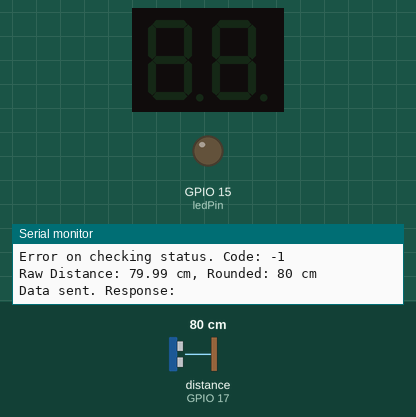
A sketch run on a simulated ESP32. Shown: 2-digit seven-segment display, output pins drawn as LEDs (lit = HIGH), the last lines printed to the serial monitor. Wiring (inferred from the names in the program): ultrasonic range finder: trigger GPIO 16; echo GPIO 17; 2-digit 7-segment display, segments lit when HIGH: segments GPIO 2, GPIO 4, GPIO 5, GPIO 18, GPIO 19, GPIO 21, GPIO 22, GPIO 23, GPIO 25, GPIO 26, GPIO 27, GPIO 32, GPIO 33, GPIO 12, GPIO 13, GPIO 14. The inputs (shaded band) are chosen by the test bench; at power-on: distance to the obstacle (sensor on GPIO 17) 80 cm. The echo pulse lasts 58.3 µs per cm; WiFi joins after 1.5 s; servers stay silent unless stated; uploads are accepted with an empty reply; the segment pins are drawn as the display they are named for; pins used as bus, display or sensor lines are not drawn.

Above: at 2.7 s.
2.8 s: distance to the obstacle (sensor on GPIO 17) set to 2 cm
At 4.6 s:
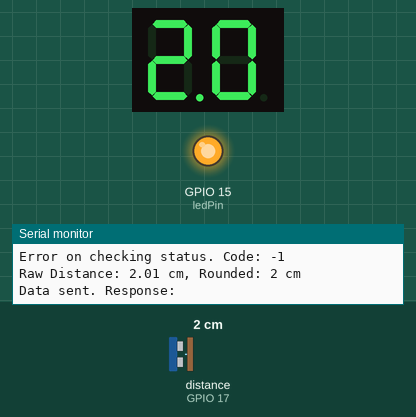
6.0 s: distance to the obstacle (sensor on GPIO 17) set to 4 cm
At 7.7 s:
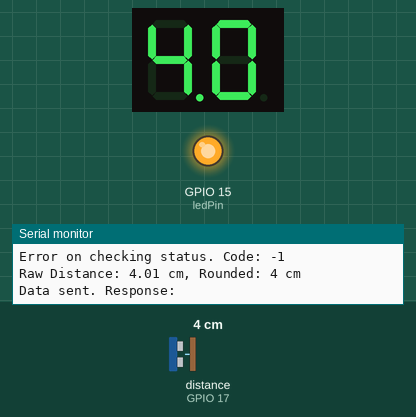
9.2 s: distance to the obstacle (sensor on GPIO 17) set to 9 cm
At 12.5 s:
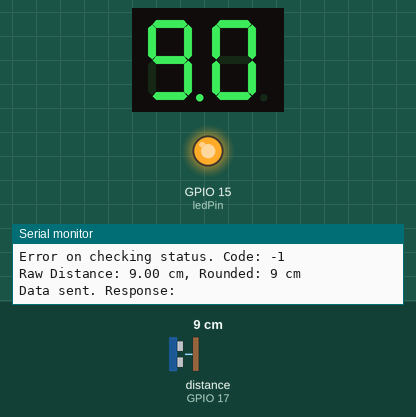
12.8 s: distance to the obstacle (sensor on GPIO 17) set to 18 cm
At 14.6 s:
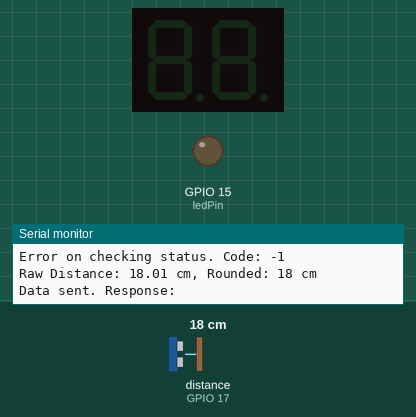
16.0 s: distance to the obstacle (sensor on GPIO 17) set to 5 cm
At 16.5 s:
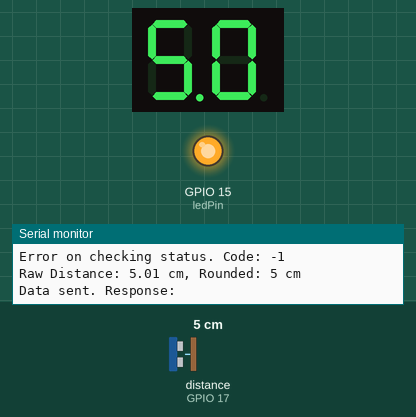
19.2 s: distance to the obstacle (sensor on GPIO 17) set to 35 cm
At 21.5 s:
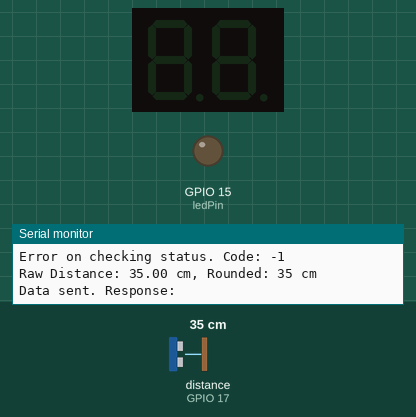
Timing chart, 0 to 23.0 s (numbered marks = the images above; inputs shaded):
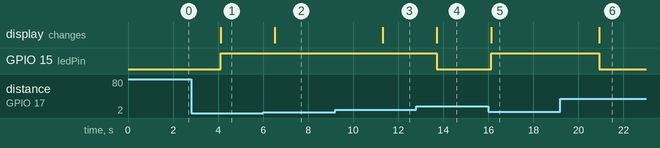

The sketch:

Yarkom.ino
```cpp
#include <WiFi.h>
#include <HTTPClient.h>
#include <ArduinoJson.h>

// --- WiFi & Server Configuration ---
const char* ssid = "";
const char* password = "";

const char* serverIp = "";
const int serverPort = 3000;

String systemStatus = "on";


const int segPins1[] = {2, 4, 5, 18, 19, 21, 22, 23};
const int segPins2[] = {25, 26, 27, 32, 33, 12, 13, 14};
// Ultrasonic Sensor
const int trigPin = 16;
const int echoPin = 17;
// LED
const int ledPin = 15;

// --- Digit Patterns (Same as before) ---
byte digitPatterns[] = {0x3F, 0x06, 0x5B, 0x4F, 0x66, 0x6D, 0x7D, 0x07, 0x7F, 0x6F};

// --- Measurement Variables (Same as before) ---
long duration;
float distanceCmFloat;
int distanceCmInt;
const int ledThreshold = 10;

// --- Function Prototypes for clarity ---
void connectToWiFi();
void checkSystemStatus();
void performMeasurementAndSendData();
void writeSegments(const int pinsArray[], byte digitPattern, boolean dpOn);
void displayNumber(int tensDigit, int unitsDigit, boolean showDecimalPoint);
void clearDisplay();

void setup() {
  Serial.begin(115200);
  Serial.println("ESP32 IoT Obstacle Detector");

  for (int i = 0; i < 8; i++) pinMode(segPins1[i], OUTPUT);
  for (int i = 0; i < 8; i++) pinMode(segPins2[i], OUTPUT);
  pinMode(trigPin, OUTPUT);
  pinMode(echoPin, INPUT);
  pinMode(ledPin, OUTPUT);

  clearDisplay();
  connectToWiFi();
}

void loop() {
  checkSystemStatus();

  if (systemStatus == "on") {
    performMeasurementAndSendData();
  } else {
    Serial.println("System is OFF. Standing by.");
    clearDisplay();
    digitalWrite(ledPin, LOW);
    delay(500);
  }
}

void connectToWiFi() {
  Serial.print("Connecting to WiFi: ");
  Serial.println(ssid);
  WiFi.begin(ssid, password);
  while (WiFi.status() != WL_CONNECTED) {
    delay(500);
    Serial.print(".");
  }
  Serial.println("\nWiFi connected!");
  Serial.print("IP address: ");
  Serial.println(WiFi.localIP());
}

void checkSystemStatus() {
  if (WiFi.status() == WL_CONNECTED) {
    HTTPClient http;
    String serverPath = "http://" + String(serverIp) + ":" + String(serverPort) + "/api/status";

    http.begin(serverPath);
    int httpResponseCode = http.GET();

    if (httpResponseCode > 0) {
      String payload = http.getString();
      Serial.print("Status check response: ");
      Serial.println(payload);

      JsonDocument doc;
      deserializeJson(doc, payload);
      systemStatus = doc["status"].as<String>();
    } else {
      Serial.print("Error on checking status. Code: ");
      Serial.println(httpResponseCode);
    }
    http.end();
  } else {
    Serial.println("WiFi Disconnected. Cannot check status.");
    // Attempt to reconnect
    connectToWiFi();
  }
}

void performMeasurementAndSendData() {
  digitalWrite(trigPin, LOW);
  delayMicroseconds(2);
  digitalWrite(trigPin, HIGH);
  delayMicroseconds(10);
  digitalWrite(trigPin, LOW);

  duration = pulseIn(echoPin, HIGH, 50000);
  distanceCmFloat = duration * 0.0343 / 2;

  if (distanceCmFloat <= 0) {
    distanceCmFloat = 99;
  }

  distanceCmInt = round(distanceCmFloat);
  Serial.printf("Raw Distance: %.2f cm, Rounded: %d cm\n", distanceCmFloat, distanceCmInt);

  bool ledState = (distanceCmInt < ledThreshold);
  digitalWrite(ledPin, ledState ? HIGH : LOW);

  if (distanceCmFloat >= 10.0) {
    clearDisplay();
  } else {
    int tens = (int)distanceCmFloat;
    int units = ((int)(distanceCmFloat * 10)) % 10;
    displayNumber(tens, units, true);
  }

  if (WiFi.status() == WL_CONNECTED) {
    HTTPClient http;
    String serverPath = "http://" + String(serverIp) + ":" + String(serverPort) + "/api/data";

    http.begin(serverPath);
    http.addHeader("Content-Type", "application/json");

    JsonDocument postDoc;
    postDoc["distance"] = distanceCmFloat;
    postDoc["led_state"] = ledState ? 1 : 0;

    String requestBody;
    serializeJson(postDoc, requestBody);

    int httpResponseCode = http.POST(requestBody);

    if (httpResponseCode > 0) {
      String payload = http.getString();
      Serial.print("Data sent. Response: ");
      Serial.println(payload);
    } else {
      Serial.print("Error sending data. Code: ");
      Serial.println(httpResponseCode);
    }
    http.end();
  } else {
    Serial.println("WiFi Disconnected. Could not send data.");
  }

  delay(2000);
}

void writeSegments(const int pinsArray[], byte digitPattern, boolean dpOn) {
  for (int i = 0; i < 7; i++) {
    boolean segmentState = (digitPattern >> i) & 0x01;
    digitalWrite(pinsArray[i], segmentState);
  }
  digitalWrite(pinsArray[7], dpOn ? HIGH : LOW);
}

void displayNumber(int tensDigit, int unitsDigit, boolean showDecimalPoint) {
  if (tensDigit > 9) tensDigit = 9;
  if (unitsDigit > 9) unitsDigit = 9;
  writeSegments(segPins1, digitPatterns[tensDigit], showDecimalPoint);
  writeSegments(segPins2, digitPatterns[unitsDigit], false);
}

void clearDisplay() {
  for (int i = 0; i < 8; i++) {
    digitalWrite(segPins1[i], LOW);
    digitalWrite(segPins2[i], LOW);
  }
}
```

Measured:
- after the input at 2.8 s, GPIO 15 (ledPin): LOW → HIGH after 1.3 s; the display: changes after 1.3 s (image 1)
- after the input at 6.0 s, the display: changes after 0.51 s (image 2)
- after the input at 9.2 s, the display: changes after 2.1 s (image 3)
- after the input at 12.8 s, GPIO 15 (ledPin): HIGH → LOW after 0.92 s; the display: changes after 0.92 s (image 4)
- after the input at 16.0 s, GPIO 15 (ledPin): LOW → HIGH after 0.12 s; the display: changes after 0.12 s (image 5)
- after the input at 19.2 s, GPIO 15 (ledPin): HIGH → LOW after 1.7 s; the display: changes after 1.7 s (image 6)
